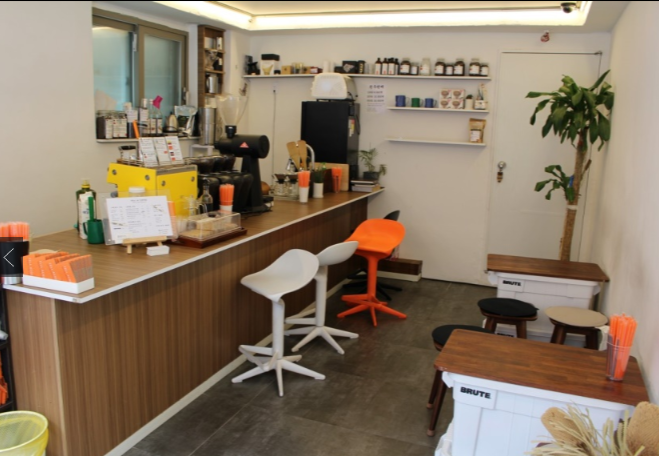
#> input picture image_cluster/cafe_image/es_gj_01.PNG, 659 x 456 px, found by its file name
$ jupyter execute --allow-errors code_ImgCluster_soryeong_ver06.ipynb   (older library calls are emulated)
#> lines starting #> are read from the running program, lines starting #| are printed output that depends on the picture
#> in image_color_cluster, image is the input picture: shape (456, 659, 3); mean B, G, R 102, 122.4, 139.8
[cell 1]
import numpy as np
import cv2
import matplotlib.image as mpimg
from matplotlib import pyplot as plt
from sklearn.cluster import KMeans
import scipy.misc
import pandas as pd

[cell 2]
'''
출처
https://github.com/inyl/my_notebook/blob/master/open_cv/image_color_cluster.ipynb
https://www.pyimagesearch.com/2014/05/26/opencv-python-k-means-color-clustering/
'''

[cell 3]
'''
카페 DF가 다 모인 후에 주석을 풀고 실행
'''
# df_cafe = pd.read_csv('df_seoul_cafe.csv')

[cell 4]
area_names = {'ws' : ['ep', 'mp', 'sdm'],
              'sw' : ['gs', 'ys', 'ydp', 'gr'],
              'cs' : ['jr', 'jg', 'ys'],
              'ss' : ['dj', 'ga', 'gc'],
              'gn' : ['sc', 'gn'],
              'gb' : ['db', 'gb', 'sb', 'nw'],
              'es' : ['ddm', 'jl', 'sd', 'gj'],
              'se' : ['gd', 'sp']
             }
# area_names['ws'][0]

[cell 5]
path_list = ['{0}_{1}_{2}.png'.format(k, v, i) # 10부터는 어떻게 나타내지.. 고민해보자 소령
            for k in area_names.keys()
            for v in area_names[k]
            for i in range(1,14)]
len(path_list)

[cell 6]
# df_cafe['파일명'] = path_list
# df_cafe.head()

[cell 7]
def centroid_histogram(clt):
    '''
    # grab the number of different clusters and create a histogram
    히스토그램 형식으로 색을 반환
    based on the number of pixels assigned to each cluster
    각 클러스터의 픽셀의 숫자를 기반으로 함
    '''
    numLabels = np.arange(0, len(np.unique(clt.labels_)) + 1)
    (hist, _) = np.histogram(clt.labels_, bins=numLabels)

    # normalize the histogram, such that it sums to one
    hist = hist.astype("float")
    hist /= hist.sum()  # hist = hist/hist.sum()

    # return the histogram
    return hist

[cell 8]
def plot_colors(hist, centroids):
    '''
    initialize the bar chart representing the relative frequency of each of the colors
    각 색의 빈도를 나타내는 바 차트를 초기화
    '''
    bar = np.zeros((50, 300, 3), dtype="uint8")
    startX = 0

    # loop over the percentage of each cluster and the color of each cluster
    for (percent, color) in zip(hist, centroids):
        # plot the relative percentage of each cluster
        endX = startX + (percent * 300)
        cv2.rectangle(bar, (int(startX), 0), (int(endX), 50),
                      color.astype("uint8").tolist(), -1)
        startX = endX
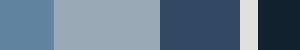
#> bar: shape (50, 300, 3); mean of channels 0, 1, 2 138.4, 121.2, 100.9; drawn as B, G, R

    # return the bar chart
    return bar

[cell 9]
def image_color_cluster(image_path, k = 5):
    image = cv2.imread(image_path)
    # image의 shape을 찍어보면, height, width, channel 순으로 나옴
    # channel은 RGB를 말함
    image = cv2.cvtColor(image, cv2.COLOR_BGR2RGB)
    # cv에서는 RGB가 아닌 BGR 순으로 나오기 때문에 순서를 RGB로 전환
    image = image.reshape((image.shape[0] * image.shape[1], 3))
    # shape의 0,1번째 즉, height와 width를 통합시킴

    clt = KMeans(n_clusters = k)  # 평균 알고리즘 KMeans
    clt.fit(image)

    hist = centroid_histogram(clt)
    bar = plot_colors(hist, clt.cluster_centers_)
    return bar
# [4 lines of commented-out code are left out]

[cell 10]
temp_result = image_color_cluster('./cafe_image/es_gj_01.png')

[cell 11]
scipy.misc.imsave('./cafe_color_result/temp_result.png', temp_result)

[cell 12]
type(temp_result)

#> (a cell that did not finish here is left out)


$ run again, with image_cluster/cafe_image/es_gj_02.PNG copied over image_cluster/cafe_image/es_gj_01.PNG
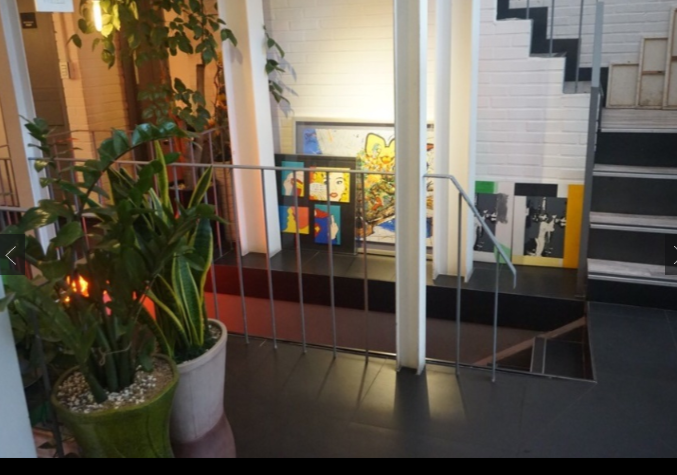
#> input picture image_cluster/cafe_image/es_gj_02.PNG, 677 x 475 px, found by its file name
#> in image_color_cluster, image is the input picture: shape (475, 677, 3); mean B, G, R 79, 91.5, 100
#> after the loop in plot_colors, `for (percent, color) in zip(hist, centroids):`:
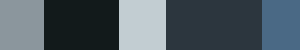
#> bar: shape (50, 300, 3); mean of channels 0, 1, 2 99.4, 91.2, 78.7; drawn as B, G, R

$ run again, with image_cluster/cafe_image/es_gj_04.PNG copied over image_cluster/cafe_image/es_gj_01.PNG
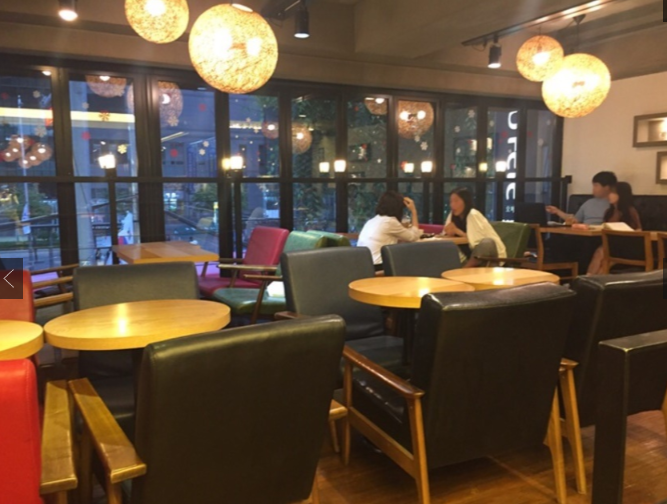
#> input picture image_cluster/cafe_image/es_gj_04.PNG, 667 x 504 px, found by its file name
#> in image_color_cluster, image is the input picture: shape (504, 667, 3); mean B, G, R 60.7, 79.5, 98.8
#> after the loop in plot_colors, `for (percent, color) in zip(hist, centroids):`:
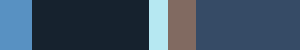
#> bar: shape (50, 300, 3); mean of channels 0, 1, 2 98.4, 79.3, 60.3; drawn as B, G, R

$ run again, with image_cluster/cafe_image/es_gj_10.PNG copied over image_cluster/cafe_image/es_gj_01.PNG
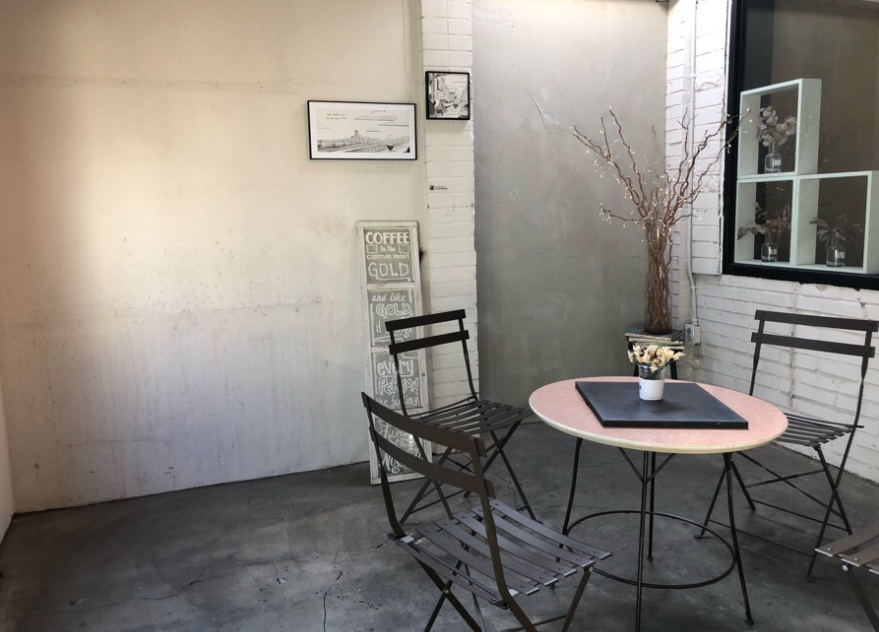
#> input picture image_cluster/cafe_image/es_gj_10.PNG, 879 x 632 px, found by its file name
#> in image_color_cluster, image is the input picture: shape (632, 879, 3); mean B, G, R 125.6, 132.7, 138.4
#> after the loop in plot_colors, `for (percent, color) in zip(hist, centroids):`:
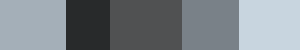
#> bar: shape (50, 300, 3); mean of channels 0, 1, 2 137.7, 131.9, 124.8; drawn as B, G, R
